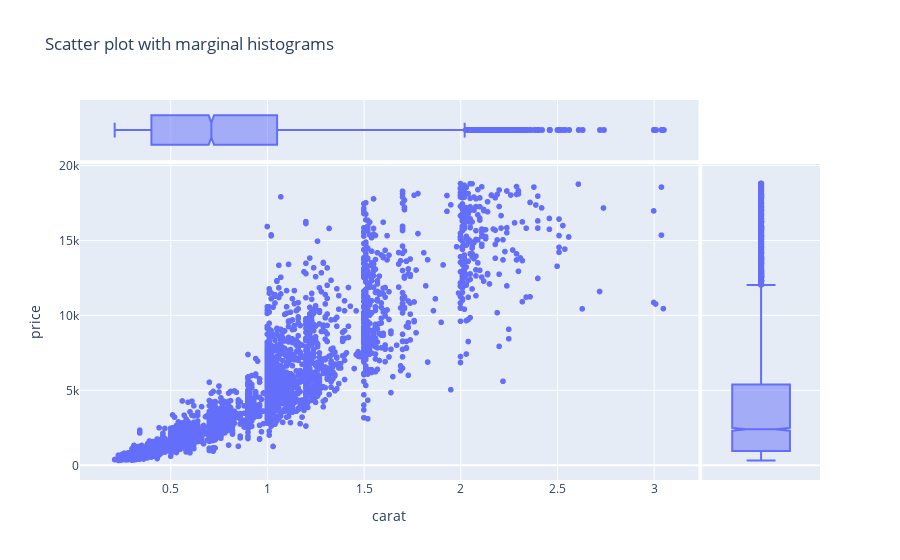

Source (notebook cell):
### Code cell
# Scatter plot with marginal histograms
fig = px.scatter(df, x="carat", y="price",
                 marginal_x="box",
                 marginal_y="box",
                 title="Scatter plot with marginal histograms")
fig.show()

### Figure 1 — Plotly figure (JSON) as saved in the notebook; plotly's stock layout.template omitted (floating-point values rounded to 4 significant figures; data arrays with more than 128 entries replaced by an {"elided": "..."} marker saying what was removed)
{"data": [{"hovertemplate": "carat=%{x}<br>price=%{y}<extra></extra>", "legendgroup": "", "marker": {"color": "#636efa", "symbol": "circle"}, "mode": "markers", "name": "", "showlegend": false, "type": "scattergl", "x": {"elided": "5394 float values"}, "xaxis": "x", "y": {"elided": "5394 int values"}, "yaxis": "y"}, {"alignmentgroup": "True", "hovertemplate": "carat=%{x}<extra></extra>", "legendgroup": "", "marker": {"color": "#636efa", "symbol": "circle"}, "name": "", "notched": true, "offsetgroup": "", "showlegend": false, "type": "box", "x": {"elided": "5394 float values"}, "xaxis": "x3", "yaxis": "y3"}, {"alignmentgroup": "True", "hovertemplate": "price=%{y}<extra></extra>", "legendgroup": "", "marker": {"color": "#636efa", "symbol": "circle"}, "name": "", "notched": true, "offsetgroup": "", "showlegend": false, "type": "box", "xaxis": "x2", "y": {"elided": "5394 int values"}, "yaxis": "y2"}], "layout": {"legend": {"tracegroupgap": 0}, "title": {"text": "Scatter plot with marginal histograms"}, "xaxis": {"anchor": "y", "domain": [0, 0.8358], "title": {"text": "carat"}}, "xaxis2": {"anchor": "y2", "domain": [0.8408, 1], "matches": "x2", "showgrid": false, "showline": false, "showticklabels": false, "ticks": ""}, "xaxis3": {"anchor": "y3", "domain": [0, 0.8358], "matches": "x", "showgrid": true, "showticklabels": false}, "xaxis4": {"anchor": "y4", "domain": [0.8408, 1], "matches": "x2", "showgrid": false, "showline": false, "showticklabels": false, "ticks": ""}, "yaxis": {"anchor": "x", "domain": [0, 0.8316], "title": {"text": "price"}}, "yaxis2": {"anchor": "x2", "domain": [0, 0.8316], "matches": "y", "showgrid": true, "showticklabels": false}, "yaxis3": {"anchor": "x3", "domain": [0.8416, 1], "matches": "y3", "showgrid": false, "showline": false, "showticklabels": false, "ticks": ""}, "yaxis4": {"anchor": "x4", "domain": [0.8416, 1], "matches": "y3", "showgrid": true, "showline": false, "showticklabels": false, "ticks": ""}}}
